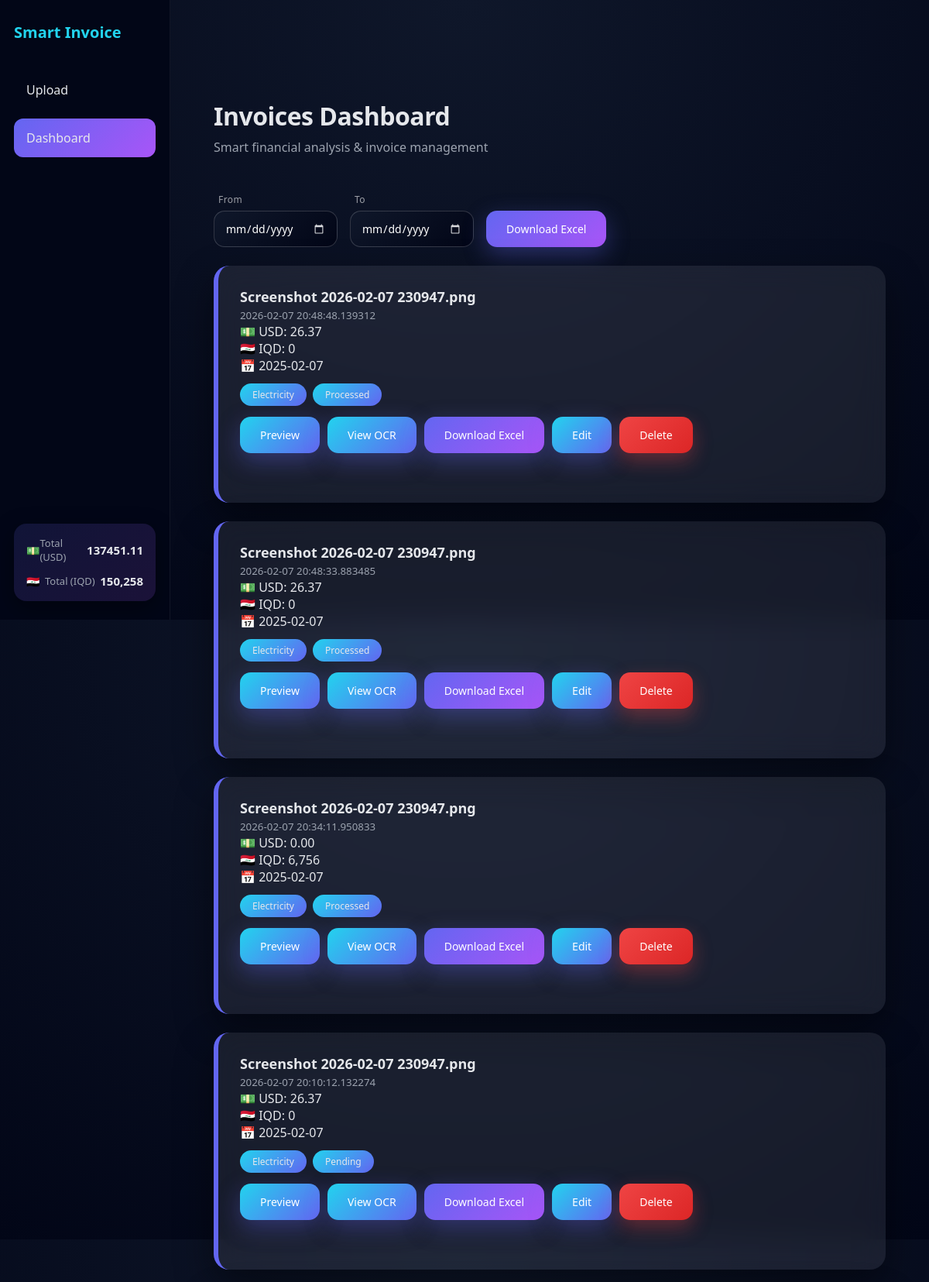
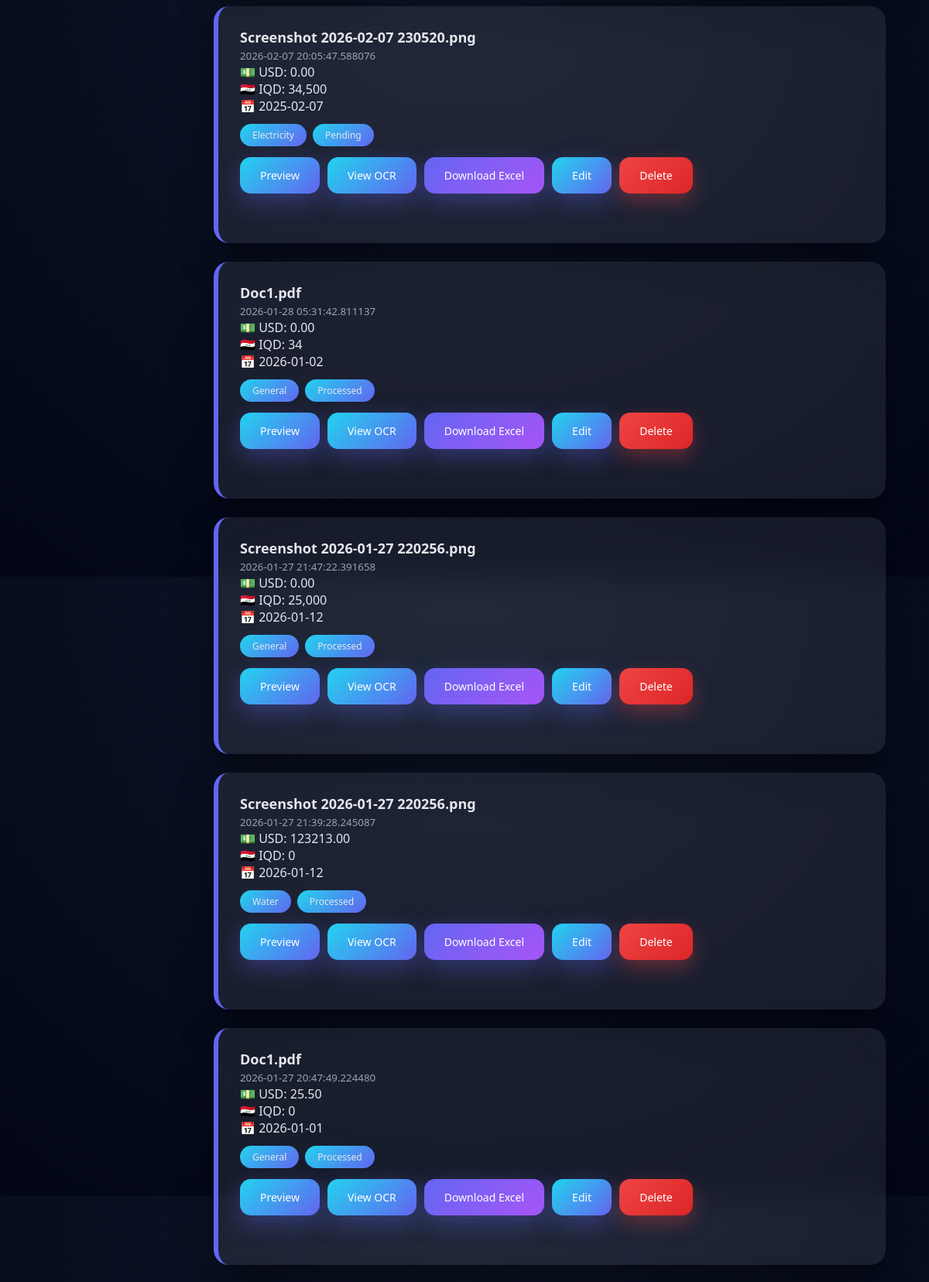
/dashboard (upper part), run on the app's committed database (2 pictures, top to bottom).
### database/models.py (models this page shows, shortened)
class Invoice(db.Model):
    __tablename__ = "invoices"
    id = db.Column(db.Integer, primary_key=True)
    filename = db.Column(db.String(255), nullable=False)
    file_path = db.Column(db.String(500), nullable=False)
    upload_date = db.Column(db.DateTime, default=datetime.utcnow)
    extracted_text = db.Column(db.Text)
    invoice_date = db.Column(db.String(50))
    total_amount = db.Column(db.Float)
    currency = db.Column(db.String(10), default="USD")
    category = db.Column(db.String(50), default="General")
    status = db.Column(
        db.String(20),
        default="Processed"   # Processed | Pending | Error
    )

### app.py (the view)
@app.route("/dashboard")
def dashboard():
    invoices = Invoice.query.order_by(Invoice.upload_date.desc()).all()
    total_usd = sum(i.total_amount for i in invoices if i.currency == "USD")
    total_iqd = sum(i.total_amount for i in invoices if i.currency == "IQD")
    return render_template(
        "dashboard.html",
        invoices=invoices,
        total_usd=total_usd,
        total_iqd=total_iqd
    )

### templates/dashboard.html (shortened to what this page needs)
<!DOCTYPE html>
<html lang="en">
<head>
    <link rel="stylesheet" href="{{ url_for('static', filename='style.css') }}">
    <link rel="stylesheet" href="{{ url_for('static', filename='style.css') }}">
</head>
<body>
<div class="app">
    <aside class="sidebar">
    <h1>Smart Invoice</h1>
    <div class="nav">
        <a href="/">Upload</a>
        <a class="active" href="/dashboard">Dashboard</a>
    </div>
    <div class="sidebar-totals">
        <div class="total-item">
            💵 <span>Total (USD)</span>
            <strong>{{ "%.2f"|format(total_usd) }}</strong>
        </div>
        <div class="total-item">
            🇮🇶 <span>Total (IQD)</span>
            <strong>{{ "{:,.0f}".format(total_iqd) }}</strong>
        </div>
    </div>
</aside>
    <main class="main">
        <div class="content">
            <div class="header">
                <h2>Invoices Dashboard</h2>
                <p>Smart financial analysis & invoice management</p>
            </div>
            <form method="GET" class="filter-bar" action="/export-excel">
                <div class="date-group">
                    <label class="date-label">From</label>
                    <input type="date" name="start" class="date-input">
                </div>
                <div class="date-group">
                    <label class="date-label">To</label>
                    <input type="date" name="end" class="date-input">
                </div>
                <button type="submit" class="btn">
                    Download Excel
                </button>
            </form>
            {% for i in invoices %}
            <div class="invoice">
                <h3>{{ i.filename }}</h3>
                <small>{{ i.upload_date }}</small>
                <p class="invoice-meta">
                💵 USD:
                {% if i.currency == "USD" %}
                    {{ "%.2f"|format(i.total_amount) }}
                {% else %}
                    0.00
                {% endif %}
                <br>
                🇮🇶 IQD:
                {% if i.currency == "IQD" %}
                    {{ "{:,.0f}".format(i.total_amount) }}
                {% else %}
                    0
                {% endif %}
                <br>
                📅 {{ i.invoice_date }}
                </p>
                <div class="badges">
                    <span class="badge">{{ i.category }}</span>
                    <span class="badge">{{ i.status }}</span>
                </div>
                <div class="actions">
                    <a class="btn secondary" href="/preview/{{ i.id }}" target="_blank">
                        Preview
                    </a>
                    <a class="btn secondary" href="/ocr/{{ i.id }}">
                        View OCR
                    </a>
                    <a class="btn" href="/export-excel/{{ i.id }}">
                        Download Excel
                    </a>
                    <a class="btn secondary" href="/edit/{{ i.id }}">
                        Edit
                    </a>
                    <form method="POST"
                        action="/delete/{{ i.id }}"
                        onsubmit="return confirm('Are you sure you want to delete this invoice?')">
                        <button class="btn danger">
                            Delete
                        </button>
                    </form>
                </div>
            </div>
            {% endfor %}
        </div>
    </main>
</div>
</body>
</html>

### static/style.css (style rules this page uses)
:root { --bg-main: #0b1220; --bg-sidebar: #020617; --bg-card: rgba(255, 255, 255, 0.08); --primary: #6366f1; --secondary: #22d3ee; --accent: #a855f7; --text-main: #e5e7eb; --text-muted: #9ca3af; --glass: blur(18px); }
* { margin: 0; padding: 0; box-sizing: border-box; font-family: "Segoe UI", system-ui, sans-serif; }
body { background: radial-gradient(circle at top, #0f172a, #020617); color: var(--text-main); min-height: 100vh; }
.app { display: flex; min-height: 100vh; }
.sidebar { width: 220px; background: linear-gradient(180deg, #020617, #020617); padding: 28px 18px; border-right: 1px solid rgba(255,255,255,0.06); }
.sidebar h1 { color: var(--secondary); font-size: 20px; margin-bottom: 36px; }
.nav a { display: block; padding: 14px 16px; margin-bottom: 12px; border-radius: 12px; text-decoration: none; color: var(--text-main); transition: all 0.25s ease; }
.nav a.active { background: linear-gradient(135deg, var(--primary), var(--accent)); }
.main { flex: 1; padding: 48px 56px; display: flex; flex-direction: column; }
.header { margin-bottom: 48px; }
.header h2 { font-size: 32px; font-weight: 600; letter-spacing: -0.5px; }
.header p { margin-top: 8px; color: var(--text-muted); max-width: 520px; }
.actions { display: flex; gap: 16px; margin-bottom: 36px; }
.btn { padding: 14px 26px; border-radius: 14px; border: none; cursor: pointer; font-size: 14px; font-weight: 500; color: white; text-decoration: none; background: linear-gradient(135deg, var(--primary), var(--accent)); box-shadow: 0 10px 30px rgba(99,102,241,0.35); transition: all 0.25s ease; }
.btn.secondary { background: linear-gradient(135deg, var(--secondary), var(--primary)); }
.invoice { background: var(--bg-card); backdrop-filter: var(--glass); border-radius: 20px; padding: 28px; margin-bottom: 24px; border-left: 6px solid var(--primary); box-shadow: 0 20px 50px rgba(0,0,0,0.45); }
.invoice h3 { font-size: 18px; }
.invoice small { color: var(--text-muted); }
.badge { display: inline-block; margin-top: 12px; padding: 6px 16px; border-radius: 20px; font-size: 12px; background: linear-gradient(135deg, var(--secondary), var(--primary)); }
.filter-bar { display: flex; gap: 12px; align-items: center; margin-bottom: 24px; flex-wrap: wrap; }
.date-input { background: linear-gradient(135deg, #0f172a, #020617); border: 1px solid rgba(255,255,255,0.18); color: #ffffff; padding: 12px 14px; border-radius: 14px; font-size: 14px; font-weight: 500; min-width: 160px; transition: all 0.25s ease; }
.actions { display: flex; gap: 10px; flex-wrap: wrap; margin-top: 14px; }
.badges { display: flex; gap: 8px; margin-bottom: 12px; }
.btn.danger { background: linear-gradient(135deg, #ef4444, #dc2626); box-shadow: 0 10px 25px rgba(239,68,68,0.35); }
.filter-bar { display: flex; gap: 16px; align-items: flex-end; margin-bottom: 24px; flex-wrap: wrap; }
.date-group { display: flex; flex-direction: column; gap: 6px; }
.date-label { font-size: 12px; color: rgba(255,255,255,0.6); padding-left: 6px; letter-spacing: 0.4px; }
.sidebar { position: fixed; top: 0; left: 0; height: 100vh; overflow-y: auto; z-index: 1000; }
.main { margin-left: 220px; }
.content { padding-top: 80px; }
.sidebar-totals { position: absolute; bottom: 24px; left: 18px; right: 18px; background: linear-gradient( 135deg, rgba(99,102,241,0.15), rgba(168,85,247,0.15) ); border-radius: 16px; padding: 16px; display: flex; flex-direction: column; gap: 12px; box-shadow: 0 10px 30px rgba(0,0,0,0.4); }
.sidebar-totals .total-item { display: flex; justify-content: space-between; align-items: center; font-size: 14px; color: var(--text-main); }
.sidebar-totals .total-item span { color: var(--text-muted); font-size: 13px; }
.sidebar-totals .total-item strong { font-size: 15px; font-weight: 600; }

### data on the page
Invoice: filename "Screenshot 2026-02-07 230947.png", upload_date "2026-02-07 20:48:48.139312", total_amount "26.37", currency "0", invoice_date "2025-02-07", category "Electricity", status "Processed"
Invoice: filename "Screenshot 2026-02-07 230947.png", upload_date "2026-02-07 20:48:33.883485", total_amount "26.37", currency "0", invoice_date "2025-02-07", category "Electricity", status "Processed"
Invoice: filename "Screenshot 2026-02-07 230947.png", upload_date "2026-02-07 20:34:11.950833", currency "0.00", total_amount "6,756", invoice_date "2025-02-07", category "Electricity", status "Processed"
Invoice: filename "Screenshot 2026-02-07 230947.png", upload_date "2026-02-07 20:10:12.132274", total_amount "26.37", currency "0", invoice_date "2025-02-07", category "Electricity", status "Pending"
Invoice: filename "Screenshot 2026-02-07 230520.png", upload_date "2026-02-07 20:05:47.588076", currency "0.00", total_amount "34,500", invoice_date "2025-02-07", category "Electricity", status "Pending"
Invoice: filename "Doc1.pdf", upload_date "2026-01-28 05:31:42.811137", currency "0.00", total_amount "34", invoice_date "2026-01-02", category "General", status "Processed"
Invoice: filename "Screenshot 2026-01-27 220256.png", upload_date "2026-01-27 21:47:22.391658", currency "0.00", total_amount "25,000", invoice_date "2026-01-12", category "General", status "Processed"
Invoice: filename "Screenshot 2026-01-27 220256.png", upload_date "2026-01-27 21:39:28.245087", total_amount "123213.00", currency "0", invoice_date "2026-01-12", category "Water", status "Processed"
Invoice: filename "Doc1.pdf", upload_date "2026-01-27 20:47:49.224480", total_amount "25.50", currency "0", invoice_date "2026-01-01", category "General", status "Processed"

### other printed values
{{ "%.2f"|format(total_usd) }} "137451.11"
{{ "{:,.0f}".format(total_iqd) }} "150,258"
